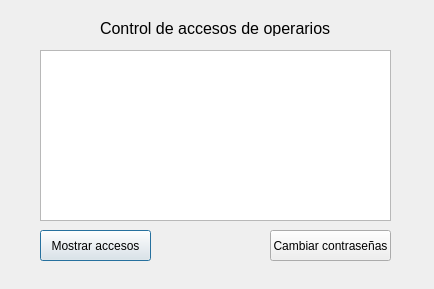
<?xml version="1.0" encoding="UTF-8"?>
<ui version="4.0">
 <class>Administrador</class>
 <widget class="QDialog" name="Administrador">
  <property name="geometry">
   <rect>
    <x>0</x>
    <y>0</y>
    <width>434</width>
    <height>289</height>
   </rect>
  </property>
  <property name="windowTitle">
   <string>Dialog</string>
  </property>
  <widget class="QPushButton" name="pushButton">
   <property name="geometry">
    <rect>
     <x>40</x>
     <y>230</y>
     <width>111</width>
     <height>31</height>
    </rect>
   </property>
   <property name="text">
    <string>Mostrar accesos</string>
   </property>
  </widget>
  <widget class="QTextEdit" name="fechas">
   <property name="geometry">
    <rect>
     <x>40</x>
     <y>50</y>
     <width>351</width>
     <height>171</height>
    </rect>
   </property>
   <property name="readOnly">
    <bool>true</bool>
   </property>
  </widget>
  <widget class="QLabel" name="label">
   <property name="geometry">
    <rect>
     <x>100</x>
     <y>20</y>
     <width>231</width>
     <height>16</height>
    </rect>
   </property>
   <property name="font">
    <font>
     <pointsize>12</pointsize>
    </font>
   </property>
   <property name="text">
    <string>Control de accesos de operarios</string>
   </property>
  </widget>
  <widget class="QPushButton" name="pushButton_2">
   <property name="geometry">
    <rect>
     <x>270</x>
     <y>230</y>
     <width>121</width>
     <height>31</height>
    </rect>
   </property>
   <property name="text">
    <string>Cambiar contraseñas</string>
   </property>
  </widget>
 </widget>
 <resources/>
 <connections/>
</ui>
